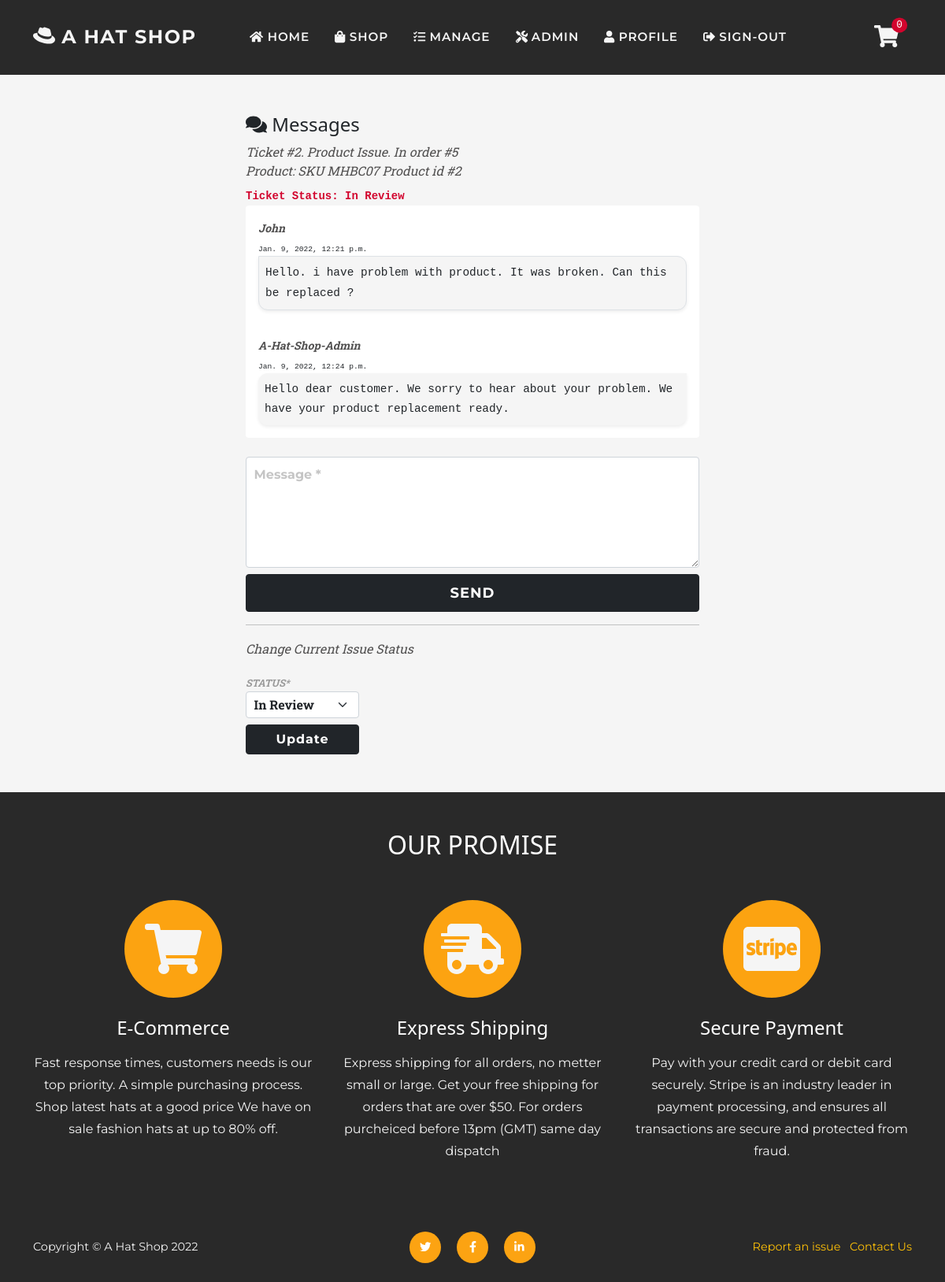
The app's page /support/message/2?unread=False (signed in) with its own data.
### support/models.py (models this page shows, shortened)
class CustomerSuport(models.Model):
    SUBMITTED = 'Submitted'
    REVIEW = 'In Review'
    RESOLVED = 'Resolved'
    SELECT = 'Select'
    ORDER = 'Order'
    PRODUCT = 'Product'
    ACCOUNT = 'Account'
    ISSUE_CHOICES = [
        (SELECT, 'Select'),
        (ORDER, 'Order'),
        (PRODUCT, 'Product'),
        (ACCOUNT, 'Account'),
    ]
    STATUS_CHOICES = [
        (SUBMITTED, 'Submitted'),
        (REVIEW, 'In Review'),
        (RESOLVED, 'Resolved'),
    ]
    status = models.CharField(
        max_length=60, default=SUBMITTED,
        choices=STATUS_CHOICES)
    user_profile = models.ForeignKey(
        User, on_delete=models.CASCADE,
        related_name='user_support')
    issue = models.CharField(
        max_length=60, default=SELECT,
        choices=ISSUE_CHOICES)
    message = models.TextField(max_length=500)
    order_line = models.ForeignKey(
        OrderLine, on_delete=models.CASCADE,
        related_name='orderline_support', null=True)
    order = models.ForeignKey(
        Order, on_delete=models.CASCADE,
        related_name='order_support', null=True)
    date = models.DateTimeField(auto_now_add=True)
    def __str__(self):
        return f'Ticket #{self.id}. {self.issue} Issue. In order #{self.order.id}'

class Message(models.Model):
    thread = models.ForeignKey(
        CustomerSuport, null=False, blank=False,
        on_delete=models.CASCADE, related_name='messages_thread')
    user = models.ForeignKey(
        User, null=False, blank=False,
        on_delete=models.CASCADE, related_name="sender")
    message = models.TextField(max_length=500)
    timestamp = models.DateTimeField(auto_now_add=True)
    unread = models.BooleanField(default=True)

### checkout/models.py (models this page shows, shortened)
class Order(models.Model):
    SUBMITTED = 'Submitted'
    PAYMENT = 'Payment received'
    PROCESSED = 'Proccessed'
    SHIPPED = 'Shipped'
    CANCELLED = 'Cancelled'
    COMPLETED = 'Completed'
    ORDER_STATUS = [
        (SUBMITTED, 'Submitted'),
        (PAYMENT, 'Payment received'),
        (PROCESSED, 'Proccessed'),
        (SHIPPED, 'Shipped'),
        (CANCELLED, 'Cancelled'),
        (COMPLETED, 'Completed'),
    ]
    date = models.DateTimeField(auto_now_add=True)
    status = models.CharField(
        max_length=50, default=SUBMITTED, choices=ORDER_STATUS)
    order_number = models.CharField(
        max_length=32, null=False, editable=False)
    total = models.DecimalField(
        max_digits=10, decimal_places=2, default=0)
    delivery = models.DecimalField(
        max_digits=6, decimal_places=2, default=0)
    items = models.TextField(
        null=False, blank=False, default='')
    stripe_pid = models.CharField(
        max_length=254, null=False, blank=False, default='')
    paid = models.BooleanField(default=False)
    user_profile = models.ForeignKey(
        User, on_delete=models.SET_NULL,
        null=True, blank=True, related_name='orders')
    full_name = models.CharField(max_length=50)
    email = models.EmailField(max_length=50)
    shipping_name = models.CharField(max_length=50)
    address_line_1 = models.CharField(max_length=100)
    address_line_2 = models.CharField(max_length=100, blank=True)
    city = models.CharField(max_length=60)
    county = models.CharField(max_length=60, blank=True)
    postcode = models.CharField(max_length=30, blank=True)
    country = CountryField(blank_label='Country')

class OrderLine(models.Model):
    product = models.ForeignKey(Product, on_delete=models.CASCADE)
    quantity = models.IntegerField(default=1)
    order = models.ForeignKey(Order, on_delete=models.CASCADE,
                              related_name='lineitems')
    product_total = models.DecimalField(
        max_digits=6, decimal_places=2, editable=False, default=0)
    def __str__(self):
        return f'SKU {self.product.sku} Product id #{self.product.id}'

### shop/models.py (models this page shows, shortened)
class Product(models.Model):
    sku = models.CharField(max_length=60)
    category = models.ForeignKey(
        'Category', null=True, blank=True,
        on_delete=models.SET_NULL)
    style = models.CharField(max_length=60)
    color = models.CharField(max_length=60)
    name = models.CharField(max_length=60)
    description = models.TextField(max_length=250)
    price = models.DecimalField(
        max_digits=6, decimal_places=2)
    image = models.ImageField(null=True, blank=True)
    sale = models.BooleanField(default=False)
    sale_price = models.DecimalField(
        max_digits=6, decimal_places=2,
        null=True, blank=True)
    item_count = models.IntegerField(
        blank=False, null=False, default=0)
    rating = models.DecimalField(
        max_digits=6, decimal_places=2,
        null=True, blank=True)
    rating_counter = models.PositiveSmallIntegerField(default=0)

### support/views.py (the view, shortened to what this page needs)
# urls.py: path('message/<issue_id>', views.messages_view, name='messages_view'),
@login_required
def messages_view(request, issue_id):
    issue = get_object_or_404(CustomerSuport, pk=issue_id)
    profile = request.user
    if not profile.is_superuser:
        status_form = None
        if not issue.user_profile == profile:
            messages.error(request, 'Error loading support ticket')
            return redirect(reverse('home'))
    else:
        status_form = IssueStatusForm(
            instance=issue, data=request.POST or None)
    all_messages = Message.objects.all()
    thread_messages = all_messages.filter(thread=issue)
    if 'unread' in request.GET:
        for message in thread_messages:
            message.unread = request.GET['unread']
            message.save()
    form = MessageForm()
    context = {
        'thread_messages': thread_messages,
        'status_form': status_form,
        'issue': issue,
        'form': form,
    }
    return render(request, 'messages/messages.html', context)

### support/forms.py
class IssueStatusForm(forms.ModelForm):
    prefix = 'issue_status'
    class Meta:
        model = CustomerSuport
        fields = ('status',)
    def __init__(self, *args, **kwargs):
        super().__init__(*args, **kwargs)
        for field in self.fields:
            self.fields[field].widget.attrs['class'] = 'py-1'

class MessageForm(forms.ModelForm):
    prefix = 'mesage'
    class Meta:
        model = Message
        fields = ('message',)
    def __init__(self, *args, **kwargs):
        super().__init__(*args, **kwargs)
        for field in self.fields:
            if self.fields[field].required:
                placeholder = f'{self.fields[field].label} *'
            self.fields[field].widget.attrs['placeholder'] = placeholder
            self.fields[field].label = False

### cart/contexts.py (called while the page is built, shortened)
def cart_contents(request):
    cart_items = []
    total = 0
    before = 0
    item_count = 0
    availability = 0
    cart = request.session.get('cart', {})
    if total < 50:
        delivery = total * Decimal(10 / 100)
        free_deivery = 50 * total
    else:
        delivery = 0
        free_deivery = 0
    delivery = round(delivery, 2)
    grand_total = delivery + total
    grand_total = round(grand_total, 2)
    context = {
        'cart_items': cart_items,
        'total': total,
        'before': before,
        'item_count': item_count,
        'delivery': delivery,
        'free_deivery': free_deivery,
        'deivery_treshold': 10,
        'grand_total': grand_total,
    }
    return context

### reviews/contexts.py (called while the page is built)
def review_context(request):
    review_items = ProductReview.objects.all()
    context = {
        'review_items': review_items,
    }
    return context

### support/contexts.py (called while the page is built, shortened)
def message_context(request):
    unread_messages_count = 0
    user_messages = None
    all_messages = Message.objects.all()
    if request.user.is_authenticated:
        profile = request.user
        user_messages = []
        if not request.user.is_superuser:
            if all_messages:
                issues = profile.user_support.all().exclude(status='Resolved')
        else:
            issues = CustomerSuport.objects.all()
        filtered_mesages = all_messages.exclude(
            user=profile).exclude(unread=False)
    context = {
        'unread_messages_count': unread_messages_count,
        'user_messages': user_messages,
    }
    return context

### support/templates/messages/messages.html (shortened to what this page needs)
{% extends 'base.html' %}
{% load static %}
{% load thumbnail %}
{% block page_header %}
<header class="py-5">
</header>
{% endblock %}
{% block content %}
<section class="page-section">
    <div class="container col-12 col-sm-8 col-lg-6">
        <div class="mx-auto element-width">
            <h4 ><i class="fas fa-comments"></i> Messages</h4>
            <div class="mb-2">
                <span class="text-muted text-italic ">{{ issue }}</span> <br>
                {% if issue.order_line %}
                <span class="p-0 text-muted text-italic">Product: {{ issue.order_line }}</span>
                {% endif %}
            </div>
            {% if issue.status == 'Resolved' %}
            <p class="m-0 text-success fw-bolder small font-monospace">Ticket Status: {{ issue.status }}</p>
            {% else %}
            <p class="m-0 text-danger fw-bolder small font-monospace">Ticket Status: {{ issue.status }}</p>
            {% endif %}
            <div class="messages-body bg-white rounded mb-4 messages">
                {% for message in thread_messages %}
                {% if message.user.is_superuser %}
                <div class="rounded p-3">
                    <span class="m-0 fw-bolder text-muted text-italic text-capitalize small">{{ message.user.username }}
                    </span> <br>
                    <sman class="time font-monospace">{{ message.timestamp }}</span>
                    <div class="text-admin bg-light p-2 shadow-sm">
                        <p class="message mb-0 font-monospace small">{{ message.message }}</p>
                    </div>
                </div>
                {% else %}
                <div class="rounded p-3">
                    <span class="m-0 fw-bolder text-muted text-italic text-capitalize small">{{ message.user.username }}
                    </span> <br>
                    <sman class="time font-monospace">{{ message.timestamp }}</span>
                    <div class="text bg-light p-2 bg-light shadow-sm border">
                        <p class="message mb-0 font-monospace small">{{ message.message }}</p>
                    </div>
                </div>
                {% endif %}
                {% endfor %}
            </div>
            {% include 'includes/forms/message-form.html' %}
            {% include 'includes/forms/status-form.html' %}
        </div>
    </div>
</section>
{% endblock %}

### static/css/base.css (style rules this page uses)
:root { --bs-warning: #fca311; --bs-white: #ffffff; --bs-gray: #292929; --bs-light: #f5f5f5; --bs-dark: #000000; --bs-danger: #d2042d; --bs-success: #6a994e; --bs-primary: #292929; --bs-secondary: #f5f5f5; --bs-primary-rgb: 41, 41, 41; --bs-secondary-rgb: 245, 245, 245; --bs-warning-rgb: 252, 163, 17; --bs-success-rgb: 106, 153, 78; --bs-danger-rgb: 210, 4, 45; --bs-white-rgb: 255, 255, 255; --bs-light-rgb: 245, 245, 245; --bs-dark-rgb: 0, 0, 0; }
.text-muted { color: #504f4f !important; }
.text-italic { font-weight: 400; font-style: italic; font-family: 'Roboto Slab', serif; }
html { scroll-padding-top: 4.5rem; scroll-behavior: smooth; }
body { position: relative; overflow-x: hidden; background-color: #f5f5f5; }
p { line-height: 1.75; }
.text { border-radius: 0 12px 12px 12px; }
.text-admin { border-radius: 12px 0px 12px 12px; }
section, .page-section { padding: 3rem 0; min-height: 50vh; }
@media (min-width: 768px) { section { padding: 6rem 0; } }
.time { font-size: .6rem; }
.message { font-size: .9rem; }

### static/css/forms.css (style rules this page uses)
form .form-group { margin-bottom: .5rem; }
.element-width, form { max-width: 600px; }
.form-control { padding: .6rem; font-weight: 700; }
label { font-size: .8rem; color: #999; font-weight: 700; text-transform: uppercase; }
.form-group textarea { height: 100%; min-height: 3rem; }
@media (min-width: 768px) { .form-group textarea { height: 100%; min-height: 3rem; } }
::placeholder { font-family: "Montserrat", sans-serif; font-weight: 700; color: #c5c5c5 !important; }
.textarea { overflow-y: hidden; }

### records on screen
CustomerSuport: id+issue+order "Ticket #2. Product Issue. In order #5", order_line "SKU MHBC07 Product id #2", status "In Review"
Message: user.username "John", timestamp "Jan. 9, 2022, 12:21 p.m.", message "Hello. i have problem with product. It was broken. Can this be replaced ?"
Message: user.username "A-Hat-Shop-Admin", timestamp "Jan. 9, 2022, 12:24 p.m.", message "Hello dear customer. We sorry to hear about your problem. We have your product replacement ready."

### other values on screen
{{ item_count }} "0"
